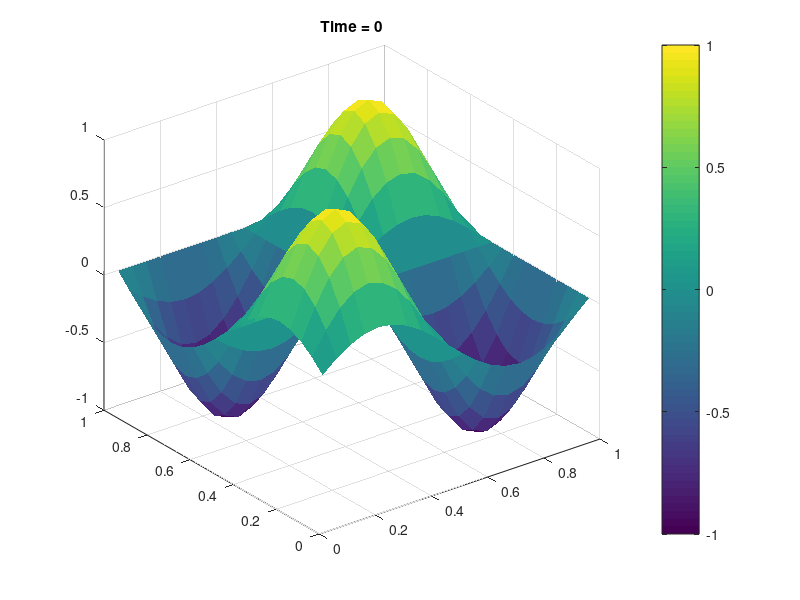

MATLAB code for this plot: (Note: this script raises an error after producing the figure.)
%% Heat equation                   
% solving heat equation on [0, Lx] x [0, Ly];
%% Computational parameters        
Nx = 20;  Ny = 20;      % Grid size
Ntime = 100;              % Number of time steps
plotgap = 1;              % Number of time steps between plots
%% Physical parameters             
Lx = 1;  Ly = 1;          % Domain size
Tfinal = 1;   nu = .1;     % Length of the simulation
dx = Lx/Nx; dy = Ly/Ny;   % Spatial resolutions
dt = Tfinal/Ntime;
x = dx:dx:Lx;  y = dy:dy:Ly;
[X, Y] = meshgrid(x, y);
%u0 = kron(x<.6, (y<.6)'); 
u0 = sin(2*pi*X).*sin(2*pi*Y);
u = u0(:);
%% Operators                       
Ix = speye(Nx);  Iy = speye(Ny); I = kron(Ix, Iy);
Dxx = (circshift(Ix, [1, 0]) - 2*Ix + circshift(Ix, [-1, 0]))/(dx^2);
Dyy = (circshift(Iy, [1, 0]) - 2*Iy + circshift(Iy, [-1, 0]))/(dy^2);        
Lap = nu*(kron(Ix, Dyy) + kron(Dxx, Iy));  [Low, Up] = lu(I - dt*Lap);
%% Initial plot                    
fig1 = figure(1);
s1 = surf(X, Y, reshape(u, Nx, Ny), 'edgecolor', 'none');
colorbar, title('Time = 0'), colormap(fig1, 'autumn')
axis([dx Lx dy Ly -1 1])%, view([0 90])
%% Time integration                
for t = 1:Ntime
    u = Up\(Low\u);
    %u = (Ix - dt/2*Dxx)\u;
    %u = (Iy - dt/2*Dyy)\(u');
    %u = u';
    
    if mod(t, plotgap) == 0
    set(s1, 'ZData', reshape(u, Nx, Ny));
    %set(s1, 'ZData', u);
    title(['Time = ', num2str(t*dt)]), drawnow
    end
end


